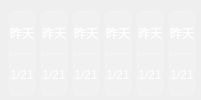
       <widget class="QWidget" name="widget0401" native="true">
        <layout class="QGridLayout" name="gridLayout_5">
         <property name="leftMargin">
          <number>9</number>
         </property>
         <property name="rightMargin">
          <number>6</number>
         </property>
         <property name="bottomMargin">
          <number>4</number>
         </property>
         <property name="horizontalSpacing">
          <number>6</number>
         </property>
         <property name="verticalSpacing">
          <number>0</number>
         </property>
         <item row="0" column="1">
          <widget class="QLabel" name="labelDay1">
           <property name="styleSheet">
            <string notr="true">color: rgba(255, 255, 255, 0.95);
background: rgba(255, 255, 255, 0.15);
border: 1px solid rgba(255, 255, 255, 0.2);
border-radius: 7px;
border-bottom-right-radius: 0px;
border-bottom-left-radius: 0px;
backdrop-filter: blur(8px);</string>
           </property>
           <property name="text">
            <string>昨天</string>
           </property>
           <property name="alignment">
            <set>Qt::AlignCenter</set>
           </property>
          </widget>
         </item>
         <item row="0" column="5">
          <widget class="QLabel" name="labelDay5">
           <property name="styleSheet">
            <string notr="true">color: rgb(255, 255, 255);
background: rgba(255, 255, 255, 0.15);
border: 1px solid rgba(255, 255, 255, 0.2);
backdrop-filter: blur(8px);
border-radius: 7px;
border-bottom-right-radius: 0px;
border-bottom-left-radius: 0px;</string>
           </property>
           <property name="text">
            <string>昨天</string>
           </property>
           <property name="alignment">
            <set>Qt::AlignCenter</set>
           </property>
          </widget>
         </item>
         <item row="1" column="5">
          <widget class="QLabel" name="labelDate5">
           <property name="styleSheet">
            <string notr="true">color: rgb(255, 255, 255);
background: rgba(255, 255, 255, 0.15);
border: 1px solid rgba(255, 255, 255, 0.2);
backdrop-filter: blur(8px);
border-radius: 7px;
border-top-right-radius: 0px;
border-top-left-radius: 0px;</string>
           </property>
           <property name="text">
            <string>1/21</string>
           </property>
           <property name="alignment">
            <set>Qt::AlignCenter</set>
           </property>
          </widget>
         </item>
         <item row="0" column="4">
          <widget class="QLabel" name="labelDay4">
           <property name="styleSheet">
            <string notr="true">color: rgba(255, 255, 255, 0.95);
background: rgba(255, 255, 255, 0.15);
border: 1px solid rgba(255, 255, 255, 0.2);
backdrop-filter: blur(8px);
border-radius: 7px;
border-bottom-right-radius: 0px;
border-bottom-left-radius: 0px;</string>
           </property>
           <property name="text">
            <string>昨天</string>
           </property>
           <property name="alignment">
            <set>Qt::AlignCenter</set>
           </property>
          </widget>
         </item>
         <item row="1" column="2">
          <widget class="QLabel" name="labelDate2">
           <property name="styleSheet">
            <string notr="true">color: rgb(255, 255, 255);
background: rgba(255, 255, 255, 0.15);border: 1px solid rgba(255, 255, 255, 0.2);backdrop-filter: blur(8px);
border-radius: 7px;
border-top-right-radius: 0px;
border-top-left-radius: 0px;</string>
           </property>
           <property name="text">
            <string>1/21</string>
           </property>
           <property name="alignment">
            <set>Qt::AlignCenter</set>
           </property>
          </widget>
         </item>
         <item row="1" column="0">
          <widget class="QLabel" name="labelDate0">
           <property name="styleSheet">
            <string notr="true">color: rgb(255, 255, 255);
background: rgba(255, 255, 255, 0.15);border: 1px solid rgba(255, 255, 255, 0.2);backdrop-filter: blur(8px);
border-radius: 7px;
border-top-right-radius: 0px;
border-top-left-radius: 0px;</string>
           </property>
           <property name="text">
            <string>1/21</string>
           </property>
           <property name="alignment">
            <set>Qt::AlignCenter</set>
           </property>
          </widget>
         </item>
         <item row="0" column="0">
          <widget class="QLabel" name="labelDay0">
           <property name="styleSheet">
            <string notr="true">color: rgb(255, 255, 255);
background: rgba(255, 255, 255, 0.15);border: 1px solid rgba(255, 255, 255, 0.2);backdrop-filter: blur(8px);
border-radius: 7px;
border-bottom-right-radius: 0px;
border-bottom-left-radius: 0px;</string>
           </property>
           <property name="text">
            <string>昨天</string>
           </property>
           <property name="alignment">
            <set>Qt::AlignCenter</set>
           </property>
          </widget>
         </item>
         <item row="0" column="2">
          <widget class="QLabel" name="labelDay2">
           <property name="styleSheet">
            <string notr="true">color: rgb(255, 255, 255);
background: rgba(255, 255, 255, 0.15);border: 1px solid rgba(255, 255, 255, 0.2);backdrop-filter: blur(8px);
border-radius: 7px;
border-bottom-right-radius: 0px;
border-bottom-left-radius: 0px;</string>
           </property>
           <property name="text">
            <string>昨天</string>
           </property>
           <property name="alignment">
            <set>Qt::AlignCenter</set>
           </property>
          </widget>
         </item>
         <item row="0" column="3">
          <widget class="QLabel" name="labelDay3">
           <property name="styleSheet">
            <string notr="true">color: rgb(255, 255, 255);
background: rgba(255, 255, 255, 0.15);border: 1px solid rgba(255, 255, 255, 0.2);backdrop-filter: blur(8px);
border-radius: 7px;
border-bottom-right-radius: 0px;
border-bottom-left-radius: 0px;</string>
           </property>
           <property name="text">
            <string>昨天</string>
           </property>
           <property name="alignment">
            <set>Qt::AlignCenter</set>
           </property>
          </widget>
         </item>
         <item row="1" column="1">
          <widget class="QLabel" name="labelDate1">
           <property name="styleSheet">
            <string notr="true">color: rgb(255, 255, 255);
background: rgba(255, 255, 255, 0.15);border: 1px solid rgba(255, 255, 255, 0.2);backdrop-filter: blur(8px);
border-radius: 7px;
border-top-right-radius: 0px;
border-top-left-radius: 0px;</string>
           </property>
           <property name="text">
            <string>1/21</string>
           </property>
           <property name="alignment">
            <set>Qt::AlignCenter</set>
           </property>
          </widget>
         </item>
         <item row="1" column="3">
          <widget class="QLabel" name="labelDate3">
           <property name="styleSheet">
            <string notr="true">color: rgb(255, 255, 255);
background: rgba(255, 255, 255, 0.15);border: 1px solid rgba(255, 255, 255, 0.2);backdrop-filter: blur(8px);
border-radius: 7px;
border-top-right-radius: 0px;
border-top-left-radius: 0px;</string>
           </property>
           <property name="text">
            <string>1/21</string>
           </property>
           <property name="alignment">
            <set>Qt::AlignCenter</set>
           </property>
          </widget>
         </item>
         <item row="1" column="4">
          <widget class="QLabel" name="labelDate4">
           <property name="styleSheet">
            <string notr="true">color: rgb(255, 255, 255);
background: rgba(255, 255, 255, 0.15);border: 1px solid rgba(255, 255, 255, 0.2);backdrop-filter: blur(8px);
border-radius: 7px;
border-top-right-radius: 0px;
border-top-left-radius: 0px;</string>
           </property>
           <property name="text">
            <string>1/21</string>
           </property>
           <property name="alignment">
            <set>Qt::AlignCenter</set>
           </property>
          </widget>
         </item>
        </layout>
       </widget>
